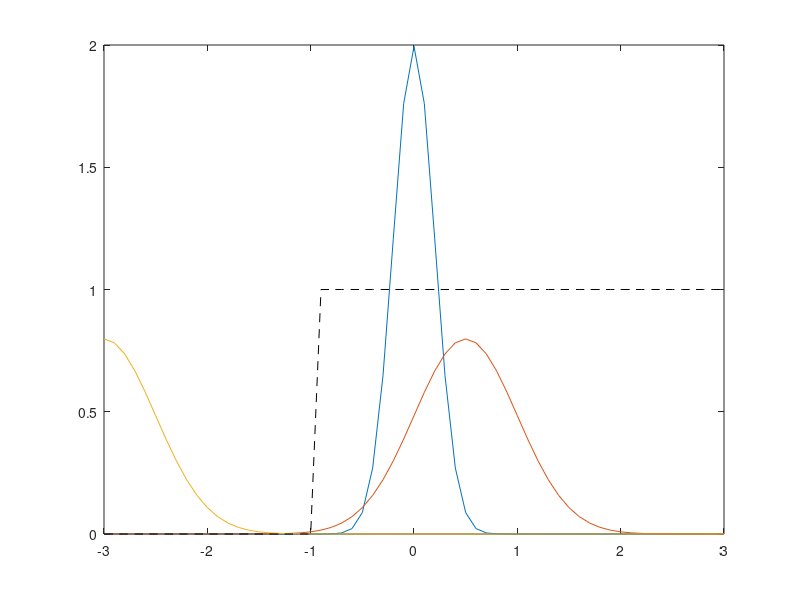
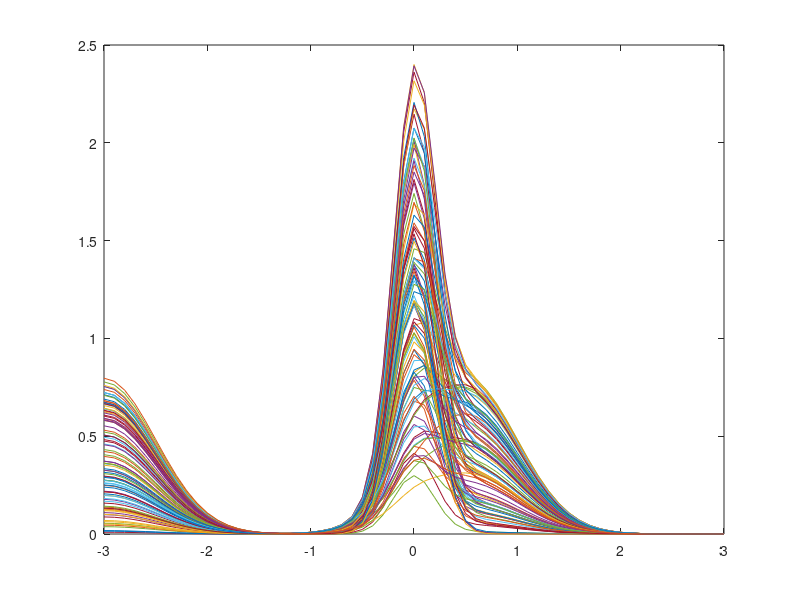
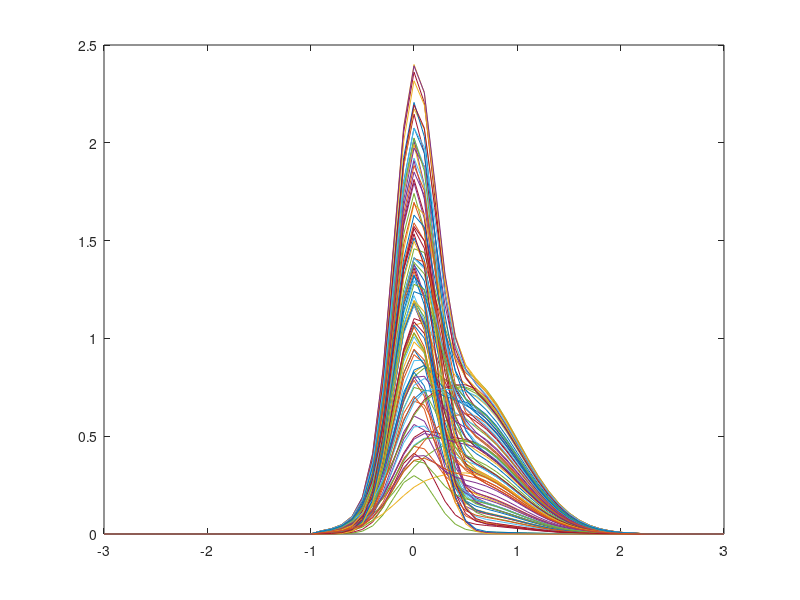

These charts were generated, in order, by the following MATLAB code: (Note: this script raises an error after producing the figures.)
% PCA variable weights mess around

% Testing whether variable weights in pca works the way I think it does.
% Interim conclusion: it does not.

clear, clc, close all

%pc1 =  

x = [-3:.1:3];
pc1 = normpdf(x,0,0.2);
pc2 = normpdf(x,0.5,0.5);
pc3 = normpdf(x,-3,0.5);

VariableWeights = double(x > -1) + realmin;

figure,
plot(x,pc1,x,pc2,x,pc3,x,VariableWeights,'k--')

%% Generate data

%rng(1); 

data = [pc1',pc2',pc3']*rand(3,100);

figure, 
plot(x,data)

dataVW = data.*VariableWeights';

figure, 
plot(x,dataVW)

%%

[p.coeff, p.score, p.latent] = pca(data');
[pv.coeff, pv.score, pv.latent] = pca(data','VariableWeights',VariableWeights);
[pvw.coeff, pvw.score, pvw.latent] = pca(dataVW');

figure,
plot(x,p.coeff(:,1:5))
legend

figure,
plot(x,pv.coeff(:,1:5))
legend

figure,
plot(x,pvw.coeff(:,1:5))
legend


